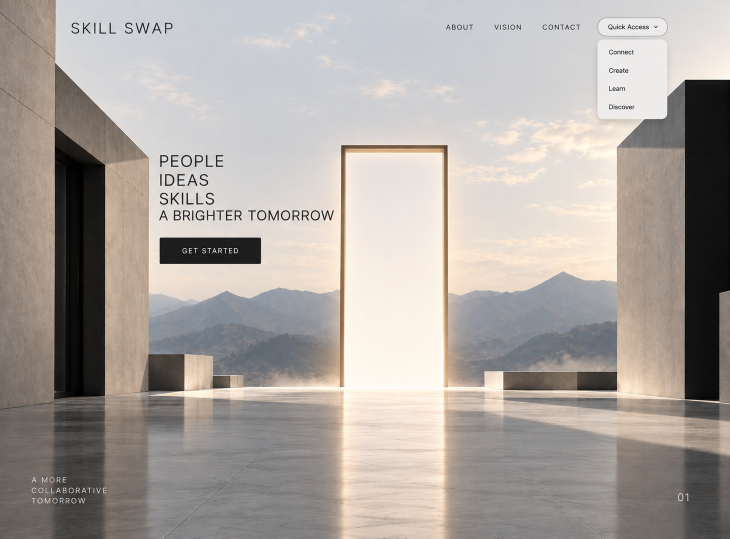
#> input picture Ideas/Background_1.png, 1460 x 1077 px (shown at 1/2 size)
$ python prepare-landing-artwork.py
#> lines starting #> are read from the running program, lines starting #| are printed output that depends on the picture; after the words box and inside, x2 and y2 are one past the last pixel; in counts of white or black regions, pixels touching at a corner belong together
# Deterministic source-pixel editing only; no video decoding or image generation.
from pathlib import Path
import sys, json
ROOT = Path(__file__).resolve().parents[1]
sys.path[:0] = [str(ROOT / '.local/media-tools'), str(ROOT / '.local/image-tools')]
import numpy as np
from PIL import Image
import cv2

out = ROOT / 'src/assets'
out.mkdir(exist_ok=True)
source = Image.open(ROOT / 'Ideas/Background_1.png').convert('RGB')
#> source is the input picture: PIL image 1460x1077 RGB; mean R, G, B 171.2, 164.6, 159.8
assert source.size == (1460, 1077)
original = np.array(source)
scene = original.copy()
edited = np.zeros(original.shape[:2], dtype=bool)
def clone(box, donor_xy):
#> called with box = (118, 22, 376, 92), donor_xy = (425, 22)
    global scene
    x1,y1,x2,y2=box
    dx,dy=donor_xy
    donor=original[dy:dy+y2-y1,dx:dx+x2-x1].copy()
    mask=np.full(donor.shape[:2],255,dtype=np.uint8)
    scene=cv2.seamlessClone(donor,scene,mask,((x1+x2)//2,(y1+y2)//2),cv2.NORMAL_CLONE)
    edited[y1:y2,x1:x2]=True
clone((118,22,376,92),(425,22))
clone((876,32,1178,78),(510,32))
clone((297,289,681,459),(320,90))
clone((301,459,541,547),(948,451))
#> call 4 of clone, with box = (301, 459, 541, 547), donor_xy = (948, 451)
#> in clone (call 4), `donor=original[dy:dy+y2-y1,dx:dx+x2-x1].copy()`:
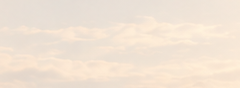
#> donor: shape (88, 240, 3); mean R, G, B 241.5, 227.1, 212.1
clone((43,937,249,1023),(280,937))
#> in clone (call 5), `donor=original[dy:dy+y2-y1,dx:dx+x2-x1].copy()`:
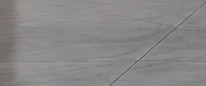
#> donor: shape (86, 206, 3); mean R, G, B 136.7, 134.7, 135
clone((1340,972,1400,1020),(1230,972))
# Clean the reference dropdown without diffusing the dark wall into the sky.
for y in range(15,262):
    for x in range(1174,1359):
        if x+y >= 1529:
            scene[y,x]=original[min(y+44,292),min(x+12,1368)]
        else:
            donor=original[y,610+x-1174].astype(float)
            left_delta=original[y,1173].astype(float)-original[y,610]
            sample_y=min(y,160)
            right_delta=original[sample_y,1359].astype(float)-original[sample_y,795]
            t=(x-1174)/185
            replacement=np.clip(donor+left_delta*(1-t)+right_delta*t,0,255)
            edge=min(x-1174,1358-x,y-15,261-y)
            alpha=min(1,max(0,edge/15))
            scene[y,x]=np.rint(replacement*alpha+scene[y,x]*(1-alpha)).astype('uint8')
        edited[y,x]=True
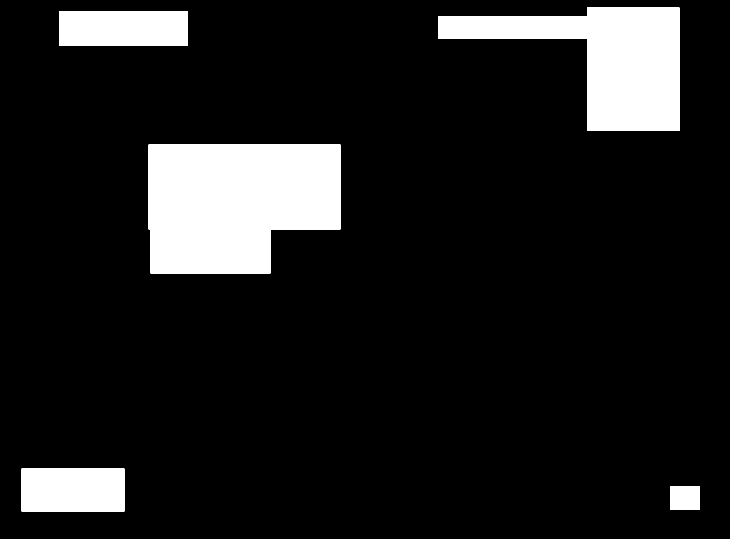
#> edited: shape (1077, 1460) bool (shown at 1/2 size); 11.7% white; 5 white regions, box (x1, y1, x2, y2) and area: (297, 289, 681, 547) 86400, (876, 15, 1359, 262) 59403, (118, 22, 376, 92) 18060, (43, 937, 249, 1023) 17716, (1340, 972, 1400, 1020) 2880
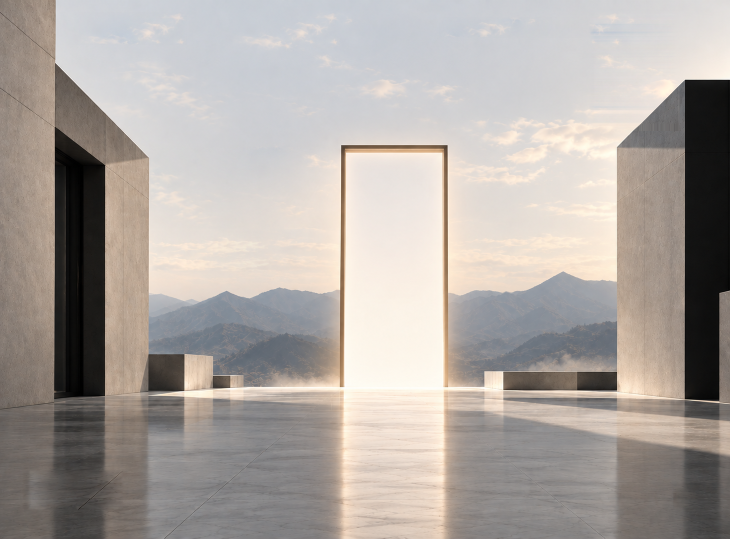
#> scene: shape (1077, 1460, 3) (shown at 1/2 size); mean R, G, B 173.2, 166.4, 161.4
# Only the area occluded by the reference portal is filled from adjacent sky/terrain.
x1,y1,x2,y2=650,266,936,792
patch=original[y1:y2,929:929+x2-x1].copy()
# Use only unobstructed terrain from the supplied reference; exclude all benches.
for column in range(x2-x1):
    shift=-8+16*column/(x2-x1-1)
    for y in range(540,780):
        donor_y=y-shift if y<610 else 610+(y-610)*96/170-shift
        donor_y=int(np.clip(round(donor_y),530,706))
        t=column/(x2-x1-1)
        context=original[y,x1-1].astype(float)*(1-t)+original[y,x2].astype(float)*t
        patch[y-y1,column]=np.uint8(np.rint(original[donor_y,320+column]*.55+context*.45))
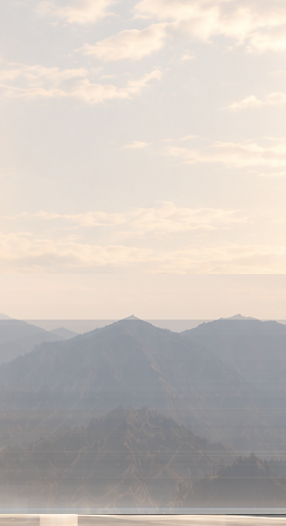
#> patch: shape (526, 286, 3); mean R, G, B 202.7, 195.3, 189
patch[780-y1:]=original[780:y2,x1:x2]
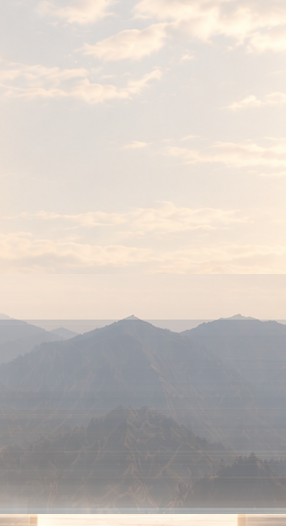
#> patch: shape (526, 286, 3); 2.28% of pixels changed, all inside (x1, y1, x2, y2) = (0, 514, 286, 526)
portal_mask=np.full(patch.shape[:2],255,dtype=np.uint8)
scene=cv2.seamlessClone(patch,scene,portal_mask,((x1+x2)//2,(y1+y2)//2),cv2.NORMAL_CLONE)
edited[y1:y2,x1:x2]=True
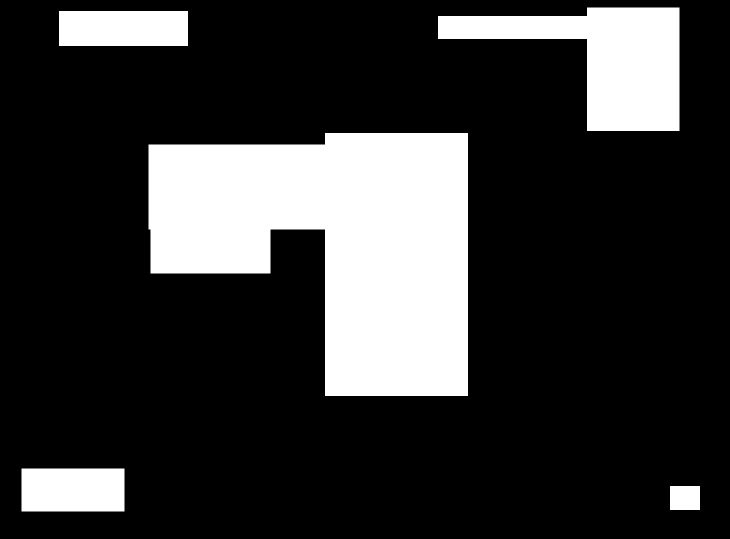
#> edited: shape (1077, 1460) bool (shown at 1/2 size); 21% white; 5 white regions, box (x1, y1, x2, y2) and area: (297, 266, 936, 792) 231566, (876, 15, 1359, 262) 59403, (118, 22, 376, 92) 18060, (43, 937, 249, 1023) 17716, (1340, 972, 1400, 1020) 2880
assert np.array_equal(scene[~edited],original[~edited])
Image.fromarray(scene).save(out/'landing-architecture.png')

# Keep the poster's original coordinate system so all existing camera math is unchanged.
#> (the run stopped early here; a loop or call above may not have finished)
